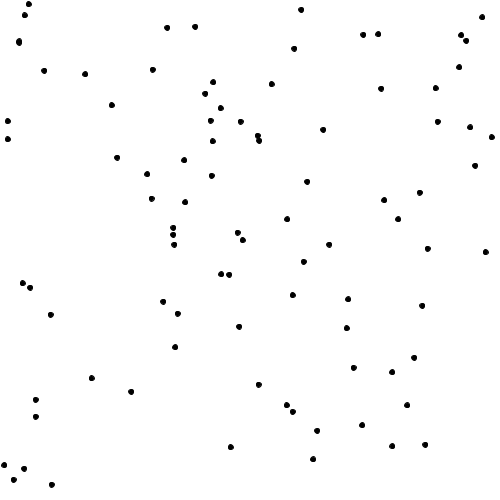
Frame 1 (no input)
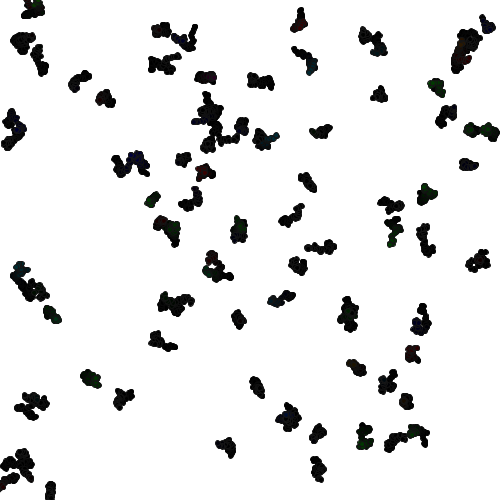
Frame 60 (the mouse pressed at the canvas centre just before this capture)
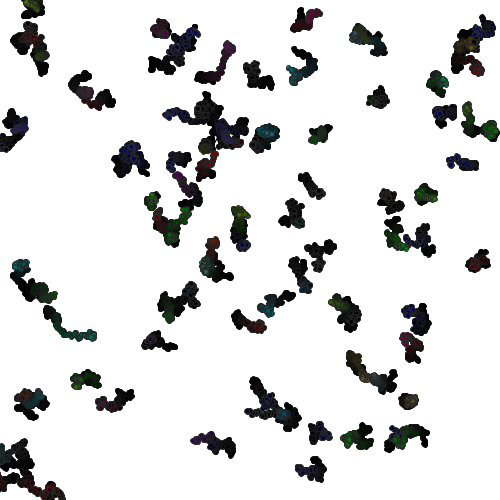
Frame 120 (the mouse held since frame 60 and released just before this capture)

The Processing sketch that drew these frames (run headless with seeded random() and noise(); from frame 60 on, the mouse is pressed at the canvas centre):

// Processing sketch: processing_168227
// ── processing_168227.pde

//setting up an array (increasing the nimber of arraies)
Cell[] myCells= new Cell[90];
Cell myCell;

void setup() {
 background(255);
 size(500,500);
for(int i=0; i<myCells.length;i++){ 
myCells[i]= new Cell();
}
}

void draw(){

  //array
  for(int i=0;i<myCells.length;i++){
    //unit drawn
  myCells[i].display();
  //new location
  myCells[i].update();
  }
}

//this is the cell classe. defined in two parts, declairing variables first

class Cell{
  
  float xlocation;
  float ylocation;
  float dia;
  boolean isseed;
  float cellred, cellgreen, cellblue;
  float lineweight;
  float a=0;
  // construct it with a constructor
  Cell(){
    xlocation=random(0,500);
    ylocation=random(0,500);
    //random diameter
    dia=(5);
    isseed=false;
    //randomly changing colours and lineweights
    cellred=random(200);
    cellgreen=random(200);
    cellblue=random(200);
    lineweight=random(3);
    
  }
 //sets up a small circle 
  void display(){
    stroke(lineweight+a/3);
    fill(a-cellred, a-cellgreen, a-cellblue);
    //gradualy fades to white
    a=a+1;
    ellipse(xlocation, ylocation, dia,dia);
  }
  //location change
  void update(){
    //increased range of movement
    xlocation=xlocation+random(-2,2);
    ylocation=ylocation+random(-2,2);
    
    //creating colonies
  for (int i = 0; i <10; i++) {
    xlocation=xlocation+random(-0.5,0.5);
    ylocation=ylocation+random(-0.5,0.5);
  }
  }
}
